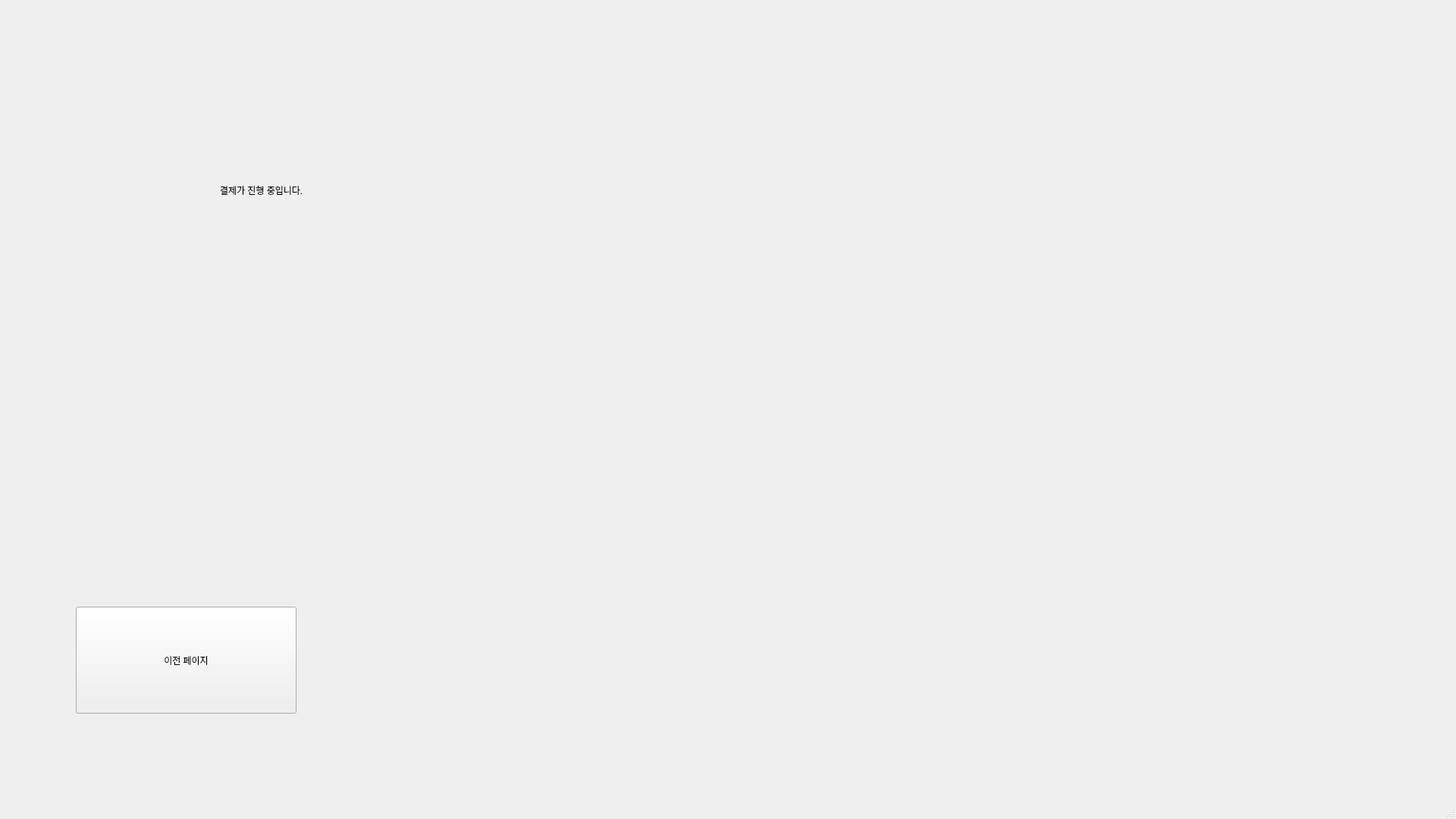
<?xml version="1.0" encoding="UTF-8"?>
<ui version="4.0">
 <class>MainWindow</class>
 <widget class="QMainWindow" name="MainWindow">
  <property name="geometry">
   <rect>
    <x>0</x>
    <y>0</y>
    <width>1920</width>
    <height>1080</height>
   </rect>
  </property>
  <property name="windowTitle">
   <string>MainWindow</string>
  </property>
  <widget class="QWidget" name="centralwidget">
   <widget class="QPushButton" name="back_button">
    <property name="geometry">
     <rect>
      <x>100</x>
      <y>800</y>
      <width>291</width>
      <height>141</height>
     </rect>
    </property>
    <property name="text">
     <string>이전 페이지</string>
    </property>
   </widget>
   <widget class="QLabel" name="label">
    <property name="geometry">
     <rect>
      <x>290</x>
      <y>120</y>
      <width>871</width>
      <height>261</height>
     </rect>
    </property>
    <property name="text">
     <string>결제가 진행 중입니다.</string>
    </property>
   </widget>
  </widget>
  <widget class="QMenuBar" name="menubar">
   <property name="geometry">
    <rect>
     <x>0</x>
     <y>0</y>
     <width>1920</width>
     <height>28</height>
    </rect>
   </property>
  </widget>
  <widget class="QStatusBar" name="statusbar"/>
 </widget>
 <resources/>
 <connections/>
</ui>
